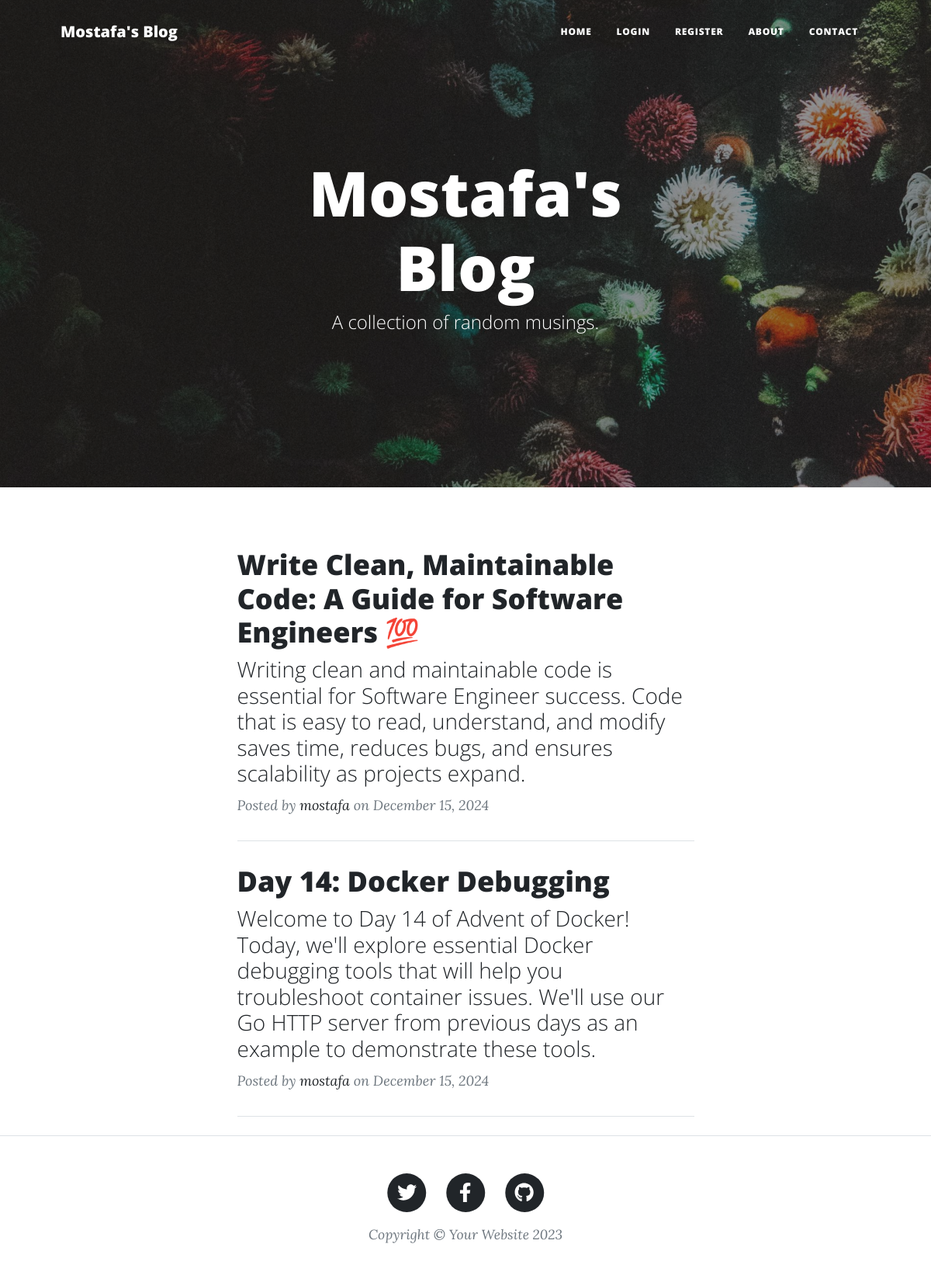
The page / on the database its author committed.
### main.py (models this page shows)
class BlogPost(db.Model):
    __tablename__ = "blog_posts"
    id: Mapped[int] = mapped_column(Integer, primary_key=True)
    author_id: Mapped[int] = mapped_column(Integer, db.ForeignKey("users.id"))
    author = relationship("User", back_populates="posts")
    title: Mapped[str] = mapped_column(String(250), unique=True, nullable=False)
    subtitle: Mapped[str] = mapped_column(String(250), nullable=False)
    date: Mapped[str] = mapped_column(String(250), nullable=False)
    body: Mapped[str] = mapped_column(Text, nullable=False)
    img_url: Mapped[str] = mapped_column(String(250), nullable=False)
    comments = relationship("Comment", back_populates="parent_post")

class User(UserMixin, db.Model):
    __tablename__ = "users"
    id: Mapped[int] = mapped_column(Integer, primary_key=True)
    email: Mapped[str] = mapped_column(String(100), unique=True)
    password: Mapped[str] = mapped_column(String(100))
    name: Mapped[str] = mapped_column(String(100))
    posts = relationship("BlogPost", back_populates="author")
    comments = relationship("Comment", back_populates="comment_author")

### main.py (the view)
@app.route('/')
def get_all_posts():
    result = db.session.execute(db.select(BlogPost))
    posts = result.scalars().all()
    return render_template("index.html", all_posts=posts, current_user=current_user)

### templates/index.html (shortened to what this page needs)
{% include "header.html" %}
<header
  class="masthead"
  style="background-image: url('../static/assets/img/home-bg.jpg')"
>
  <div class="container position-relative px-4 px-lg-5">
    <div class="row gx-4 gx-lg-5 justify-content-center">
      <div class="col-md-10 col-lg-8 col-xl-7">
        <div class="site-heading">
          <h1>Mostafa's Blog</h1>
          <span class="subheading">A collection of random musings.</span>
        </div>
      </div>
    </div>
  </div>
</header>
<div class="container px-4 px-lg-5">
  <div class="row gx-4 gx-lg-5 justify-content-center">
    <div class="col-md-10 col-lg-8 col-xl-7">
        {% for post in all_posts %}
        <div class="post-preview">
          <a href="{{ url_for('show_post', post_id=post.id) }}">
            <h2 class="post-title">{{ post.title }}</h2>
            <h3 class="post-subtitle">{{ post.subtitle }}</h3>
          </a>
          <p class="post-meta">
            Posted by
            <a href="#">{{ post.author.name}}</a>
            on {{ post.date }}
          </p>
        </div>
        <hr class="my-4" />
        {% endfor %}
    </div>
  </div>
</div>
{% include "footer.html" %}

### templates/header.html (shortened to what this page needs)
<!DOCTYPE html>
<html lang="en">
  <head>
    {% block styles %}
    {{ bootstrap.load_css() }}
    <link
      href="{{ url_for('static', filename='css/styles.css') }}"
      rel="stylesheet"
    />
    {% endblock %}
  </head>
  <body>
    <nav class="navbar navbar-expand-lg navbar-light" id="mainNav">
      <div class="container px-4 px-lg-5">
        <a class="navbar-brand" href="{{ url_for('get_all_posts') }}">Mostafa's Blog</a>
        <div class="collapse navbar-collapse" id="navbarResponsive">
          <ul class="navbar-nav ms-auto py-4 py-lg-0">
            <li class="nav-item">
              <a
                class="nav-link px-lg-3 py-3 py-lg-4"
                href="{{ url_for('get_all_posts') }}"
                >Home</a
              >
            </li>
            {% if not current_user.is_authenticated: %}
            <li class="nav-item">
              <a
                class="nav-link px-lg-3 py-3 py-lg-4"
                href="{{ url_for('login') }}"
                >Login</a
              >
            </li>
            <li class="nav-item">
              <a
                class="nav-link px-lg-3 py-3 py-lg-4"
                href="{{ url_for('register') }}"
                >Register</a
              >
            </li>
            {% endif %}
            <li class="nav-item">
              <a
                class="nav-link px-lg-3 py-3 py-lg-4"
                href="{{ url_for('about') }}"
                >About</a
              >
            </li>
            <li class="nav-item">
              <a
                class="nav-link px-lg-3 py-3 py-lg-4"
                href="{{ url_for('contact') }}"
                >Contact</a
              >
            </li>
          </ul>
        </div>
      </div>
    </nav>
  </body>
</html>

### templates/footer.html (shortened to what this page needs)
        <footer class="border-top">
          <div class="container px-4 px-lg-5">
              <div class="row gx-4 gx-lg-5 justify-content-center">
                  <div class="col-md-10 col-lg-8 col-xl-7">
                      <ul class="list-inline text-center">
                          <li class="list-inline-item">
                              <a href="#!">
                                  <span class="fa-stack fa-lg">
                                      <i class="fas fa-circle fa-stack-2x"></i>
                                      <i class="fab fa-twitter fa-stack-1x fa-inverse"></i>
                                  </span>
                              </a>
                          </li>
                          <li class="list-inline-item">
                              <a href="#!">
                                  <span class="fa-stack fa-lg">
                                      <i class="fas fa-circle fa-stack-2x"></i>
                                      <i class="fab fa-facebook-f fa-stack-1x fa-inverse"></i>
                                  </span>
                              </a>
                          </li>
                          <li class="list-inline-item">
                              <a href="#!">
                                  <span class="fa-stack fa-lg">
                                      <i class="fas fa-circle fa-stack-2x"></i>
                                      <i class="fab fa-github fa-stack-1x fa-inverse"></i>
                                  </span>
                              </a>
                          </li>
                      </ul>
                      <div class="small text-center text-muted fst-italic">Copyright &copy; Your Website 2023</div>
                  </div>
              </div>
          </div>
      </footer>
  </body>
</html>

### rows shown on the page
BlogPost: title "Write Clean, Maintainable Code: A Guide for Software Engineers 💯", subtitle "Writing clean and maintainable code is essential for Software Engineer success. Code that is easy to read, understand, and modify saves time, reduces bugs, and ensures scalability as projects expand.", author.name "mostafa", date "December 15, 2024"
BlogPost: title "Day 14: Docker Debugging", subtitle "Welcome to Day 14 of Advent of Docker! Today, we'll explore essential Docker debugging tools that will help you troubleshoot container issues. We'll use our Go HTTP server from previous days as an example to demonstrate these tools.", author.name "mostafa", date "December 15, 2024"
